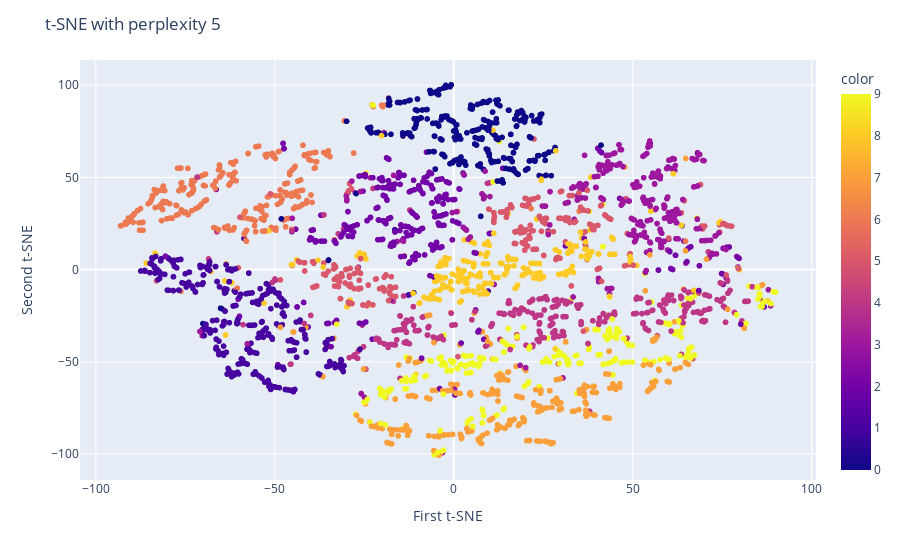
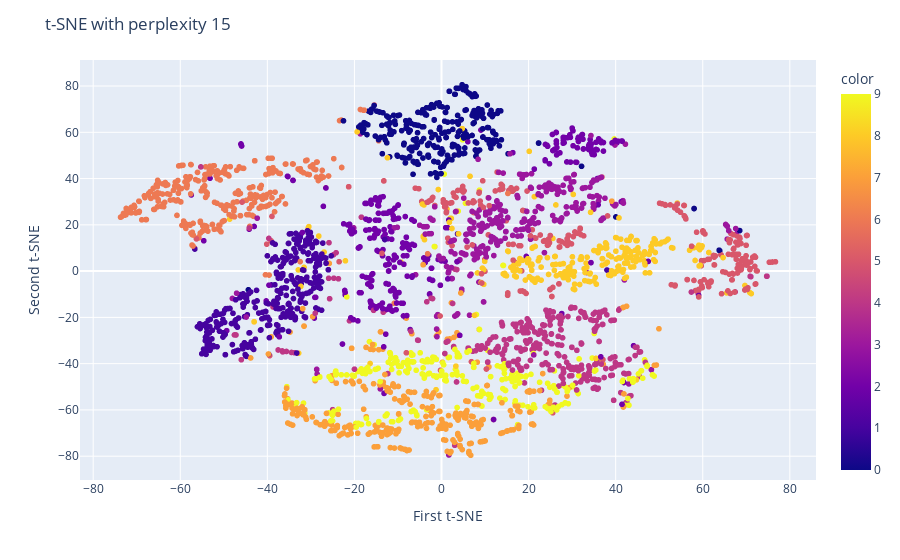
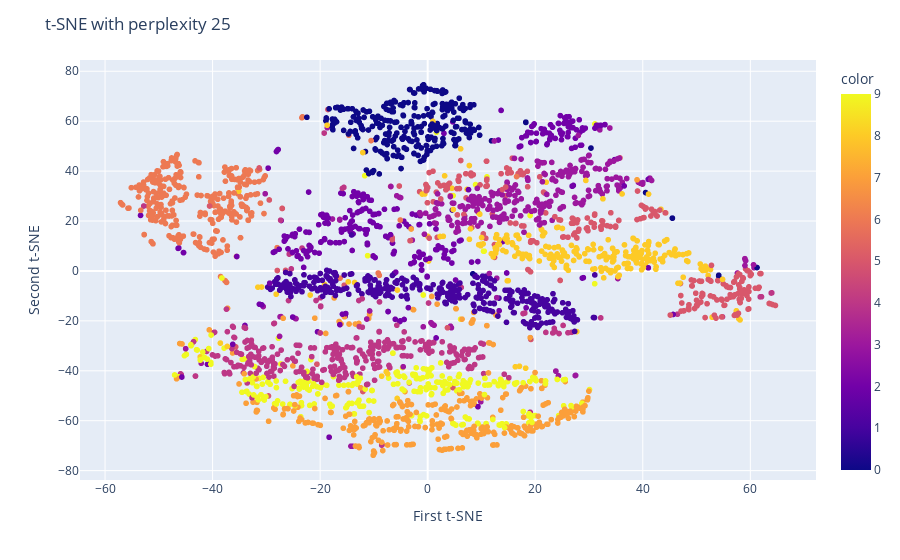
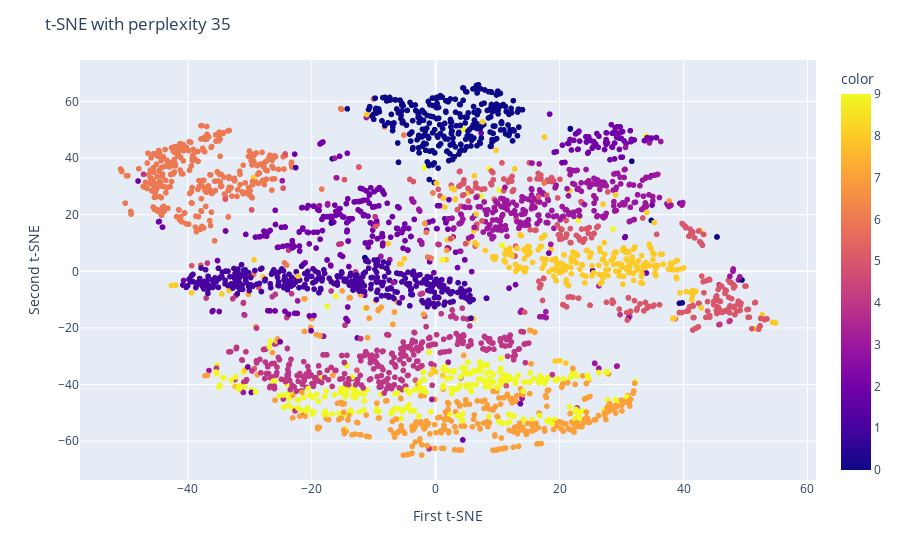

The cell these charts' notebook holds for them, in order:
### Code cell
perplexity = np.arange(5, 60, 10) # np.arange(5, 100, 10)
print(len(perplexity))
divergence = []
TSNE_results = []
iter = 0
for i in perplexity:
	iter+=1
	print(f"Iteration: {iter}")
	tsne = TSNE(n_components=2,perplexity=i, max_iter=1000) # max_iter=5000
	X_tsne = tsne.fit_transform(X_subset)
	
	TSNE_results.append(X_tsne)
	divergence.append(tsne.kl_divergence_)
	
	# # Uncomment this code to see the scatterplots for each iteration as individual plots.
	# fig = px.scatter(x=X_tsne[:, 0], y=X_tsne[:, 1], color=y_subset)
	# fig.update_layout(
	# 	title=f"t-SNE with perplexity {i}",
	# 	xaxis_title="First t-SNE",
	# 	yaxis_title="Second t-SNE",
	# )
	# fig.show()

### Figure 1 — Plotly figure (JSON) as saved in the notebook; plotly's stock layout.template omitted (floating-point values rounded to 4 significant figures; data arrays with more than 128 entries replaced by an {"elided": "..."} marker saying what was removed)
{"data": [{"hovertemplate": "x=%{x}<br>y=%{y}<br>color=%{marker.color}<extra></extra>", "legendgroup": "", "marker": {"color": {"elided": "3000 int values"}, "coloraxis": "coloraxis", "symbol": "circle"}, "mode": "markers", "name": "", "showlegend": false, "type": "scattergl", "x": {"elided": "3000 float values"}, "xaxis": "x", "y": {"elided": "3000 float values"}, "yaxis": "y"}], "layout": {"coloraxis": {"colorbar": {"title": {"text": "color"}}, "colorscale": [[0, "#0d0887"], [0.1111, "#46039f"], [0.2222, "#7201a8"], [0.3333, "#9c179e"], [0.4444, "#bd3786"], [0.5556, "#d8576b"], [0.6667, "#ed7953"], [0.7778, "#fb9f3a"], [0.8889, "#fdca26"], [1, "#f0f921"]]}, "legend": {"tracegroupgap": 0}, "margin": {"t": 60}, "title": {"text": "t-SNE with perplexity 5"}, "xaxis": {"anchor": "y", "domain": [0, 1], "title": {"text": "First t-SNE"}}, "yaxis": {"anchor": "x", "domain": [0, 1], "title": {"text": "Second t-SNE"}}}}

### Figure 2 — Plotly figure (JSON) as saved in the notebook; plotly's stock layout.template omitted (floating-point values rounded to 4 significant figures; data arrays with more than 128 entries replaced by an {"elided": "..."} marker saying what was removed)
{"data": [{"hovertemplate": "x=%{x}<br>y=%{y}<br>color=%{marker.color}<extra></extra>", "legendgroup": "", "marker": {"color": {"elided": "3000 int values"}, "coloraxis": "coloraxis", "symbol": "circle"}, "mode": "markers", "name": "", "showlegend": false, "type": "scattergl", "x": {"elided": "3000 float values"}, "xaxis": "x", "y": {"elided": "3000 float values"}, "yaxis": "y"}], "layout": {"coloraxis": {"colorbar": {"title": {"text": "color"}}, "colorscale": [[0, "#0d0887"], [0.1111, "#46039f"], [0.2222, "#7201a8"], [0.3333, "#9c179e"], [0.4444, "#bd3786"], [0.5556, "#d8576b"], [0.6667, "#ed7953"], [0.7778, "#fb9f3a"], [0.8889, "#fdca26"], [1, "#f0f921"]]}, "legend": {"tracegroupgap": 0}, "margin": {"t": 60}, "title": {"text": "t-SNE with perplexity 15"}, "xaxis": {"anchor": "y", "domain": [0, 1], "title": {"text": "First t-SNE"}}, "yaxis": {"anchor": "x", "domain": [0, 1], "title": {"text": "Second t-SNE"}}}}

### Figure 3 — Plotly figure (JSON) as saved in the notebook; plotly's stock layout.template omitted (floating-point values rounded to 4 significant figures; data arrays with more than 128 entries replaced by an {"elided": "..."} marker saying what was removed)
{"data": [{"hovertemplate": "x=%{x}<br>y=%{y}<br>color=%{marker.color}<extra></extra>", "legendgroup": "", "marker": {"color": {"elided": "3000 int values"}, "coloraxis": "coloraxis", "symbol": "circle"}, "mode": "markers", "name": "", "showlegend": false, "type": "scattergl", "x": {"elided": "3000 float values"}, "xaxis": "x", "y": {"elided": "3000 float values"}, "yaxis": "y"}], "layout": {"coloraxis": {"colorbar": {"title": {"text": "color"}}, "colorscale": [[0, "#0d0887"], [0.1111, "#46039f"], [0.2222, "#7201a8"], [0.3333, "#9c179e"], [0.4444, "#bd3786"], [0.5556, "#d8576b"], [0.6667, "#ed7953"], [0.7778, "#fb9f3a"], [0.8889, "#fdca26"], [1, "#f0f921"]]}, "legend": {"tracegroupgap": 0}, "margin": {"t": 60}, "title": {"text": "t-SNE with perplexity 25"}, "xaxis": {"anchor": "y", "domain": [0, 1], "title": {"text": "First t-SNE"}}, "yaxis": {"anchor": "x", "domain": [0, 1], "title": {"text": "Second t-SNE"}}}}

### Figure 4 — Plotly figure (JSON) as saved in the notebook; plotly's stock layout.template omitted (floating-point values rounded to 4 significant figures; data arrays with more than 128 entries replaced by an {"elided": "..."} marker saying what was removed)
{"data": [{"hovertemplate": "x=%{x}<br>y=%{y}<br>color=%{marker.color}<extra></extra>", "legendgroup": "", "marker": {"color": {"elided": "3000 int values"}, "coloraxis": "coloraxis", "symbol": "circle"}, "mode": "markers", "name": "", "showlegend": false, "type": "scattergl", "x": {"elided": "3000 float values"}, "xaxis": "x", "y": {"elided": "3000 float values"}, "yaxis": "y"}], "layout": {"coloraxis": {"colorbar": {"title": {"text": "color"}}, "colorscale": [[0, "#0d0887"], [0.1111, "#46039f"], [0.2222, "#7201a8"], [0.3333, "#9c179e"], [0.4444, "#bd3786"], [0.5556, "#d8576b"], [0.6667, "#ed7953"], [0.7778, "#fb9f3a"], [0.8889, "#fdca26"], [1, "#f0f921"]]}, "legend": {"tracegroupgap": 0}, "margin": {"t": 60}, "title": {"text": "t-SNE with perplexity 35"}, "xaxis": {"anchor": "y", "domain": [0, 1], "title": {"text": "First t-SNE"}}, "yaxis": {"anchor": "x", "domain": [0, 1], "title": {"text": "Second t-SNE"}}}}
